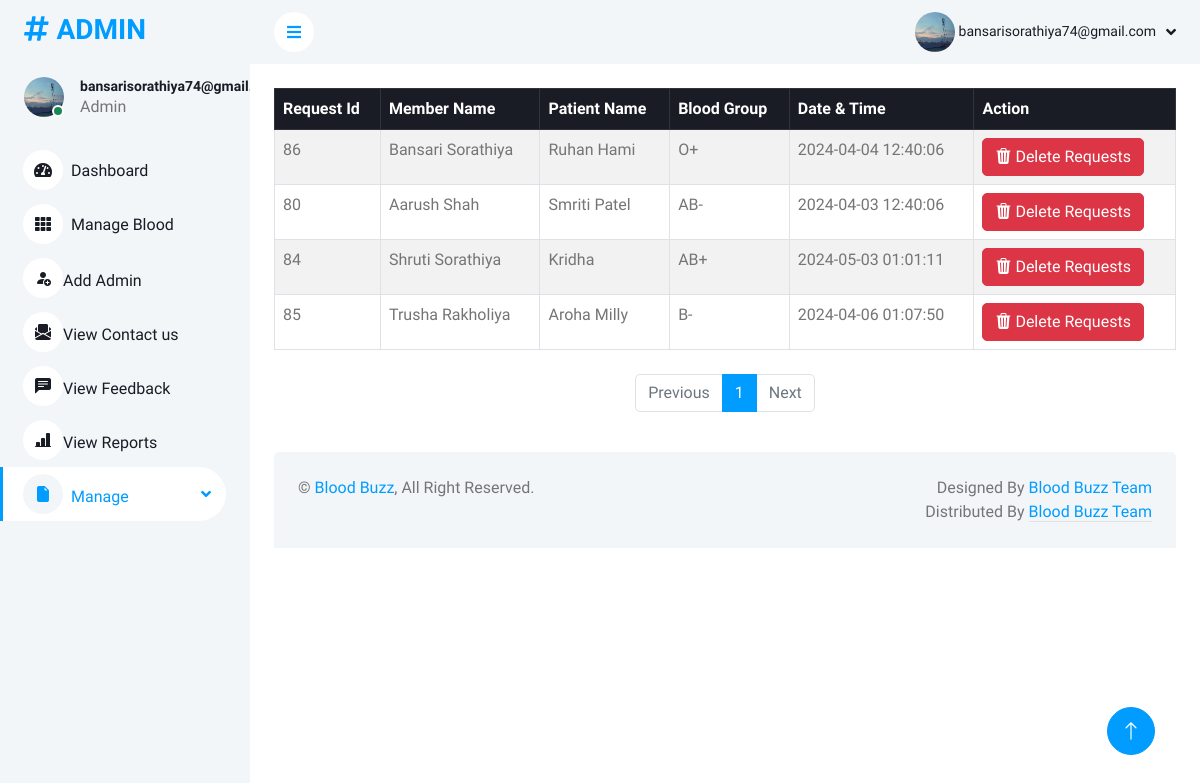
Page /AdminDesh/manageRequester.php (signed in) on the committed database.
### tables this page shows
CREATE TABLE `requester` (
  `request_id` int(5) UNSIGNED NOT NULL,
  `member_id` int(30) UNSIGNED NOT NULL,
  `patient_name` varchar(40) NOT NULL,
  `blood_id` mediumint(3) UNSIGNED NOT NULL,
  `created_at` datetime NOT NULL
);

CREATE TABLE `members` (
  `member_id` int(30) UNSIGNED NOT NULL,
  `img` varchar(200) DEFAULT NULL,
  `email` varchar(30) NOT NULL,
  `pwd` varchar(20) NOT NULL,
  `verify_token` varchar(100) NOT NULL,
  `name` varchar(50) NOT NULL,
  `contact_no` varchar(10) NOT NULL,
  `gender` varchar(50) NOT NULL,
  `dob` date NOT NULL,
  `address` varchar(250) NOT NULL,
  `city` int(5) UNSIGNED NOT NULL,
  `state` int(10) UNSIGNED NOT NULL,
  `landmark` varchar(80) NOT NULL,
  `pincode` varchar(6) NOT NULL,
  `member_status` enum('0','1','2') NOT NULL COMMENT '0=Deleted By Member 1=Active Status 2=Deactivated by Admin',
  `created_at` datetime NOT NULL DEFAULT current_timestamp()
);

CREATE TABLE `blood_group` (
  `blood_id` mediumint(3) UNSIGNED NOT NULL,
  `blood_grp` varchar(3) NOT NULL
);

### AdminDesh/manageRequester.php (the view, shortened to what this page needs)
<?php
    include '../Include/connect2.php';
    $session_email=$_SESSION['email'];
    $get_admin=$connection->prepare("SELECT * FROM admin_login WHERE email=?");
    $get_admin->execute([$session_email]);
    if($get_admin->rowCount() > 0)
    {
       $data=$get_admin->fetch(PDO::FETCH_ASSOC);
    }
?>
<!DOCTYPE html>
<html lang="en">
<head>
    <link href="https://cdnjs.cloudflare.com/ajax/libs/font-awesome/5.10.0/css/all.min.css" rel="stylesheet">
    <link href="https://cdn.jsdelivr.net/npm/bootstrap-icons@1.4.1/font/bootstrap-icons.css" rel="stylesheet">
    <link href="lib/owlcarousel/assets/owl.carousel.min.css" rel="stylesheet">
    <link href="lib/tempusdominus/css/tempusdominus-bootstrap-4.min.css" rel="stylesheet" />
    <link href="css/bootstrap.min.css" rel="stylesheet">
    <link href="css/style.css" rel="stylesheet">
    <link rel="stylesheet" href="https://cdn.jsdelivr.net/npm/bootstrap-icons@1.11.3/font/bootstrap-icons.min.css">
</head>
<body>
    <div class="container-xxl position-relative bg-white d-flex p-0">
        <div class="sidebar pe-4 pb-3">
            <nav class="navbar bg-light navbar-light">
                <a href="dashboard.php" class="navbar-brand mx-4 mb-3">
                    <h3 class="text-primary"><i class="fa fa-hashtag me-2"></i>ADMIN</h3>
                </a>
                <div class="d-flex align-items-center ms-4 mb-4">
                    <div class="position-relative">
                        <?php
                        if($data['img']==null)
                        {
                        echo"<img src='../img/user.png' class='rounded-circle' alt='avatar' style='width: 40px; height: 40px;'>";
                        }
                        else
                        {
                            echo"<img src='../img/{$data['img']}' class='rounded-circle' alt='error' style='width: 40px; height: 40px;'>";
                        }
                         ?>
                        <div class="bg-success rounded-circle border border-2 border-white position-absolute end-0 bottom-0 p-1"></div>
                    </div>
                    <div class="ms-3">
                        <h6 class="mb-0"><small><?php echo $data['email']; ?></small></h6>
                        <span>Admin</span>
                    </div>
                </div>
                <div class="navbar-nav w-100">
                    <a href="dashboard.php" class="nav-item nav-link"><i class="fa fa-tachometer-alt me-2"></i>Dashboard</a>
                    <a href="manageBlood.php" class="nav-item nav-link"><i class="fa fa-th me-2"></i>Manage Blood</a>
                    <a href="./addAdmin.php" class="nav-item nav-link"><i class="bi bi-person-fill-add"></i>Add Admin</a>
                    <a href="./seeContactUs.php" class="nav-item nav-link"><i class="bi bi-envelope-paper-fill"></i>View Contact us</a>
                    <a href="./seeFeedback.php" class="nav-item nav-link"><i class="bi bi-chat-left-text-fill"></i>View Feedback</a>
                    <a href="./reports.php" class="nav-item nav-link"><i class="bi bi-bar-chart-line-fill"></i>View Reports</a>
                    <div class="nav-item dropdown">
                        <a href="#" class="nav-link dropdown-toggle active" data-bs-toggle="dropdown"><i class="bi bi-file-earmark-fill me-2"></i>Manage</a>
                    </div>
                </div>
                </div>
        </div>
        <div class="content">
            <nav class="navbar navbar-expand bg-light navbar-light sticky-top px-4 py-0">
                <a href="#" class="sidebar-toggler flex-shrink-0">
                    <i class="fa fa-bars"></i>
                </a>
                <div class="navbar-nav align-items-center ms-auto">
                    <div class="nav-item dropdown">
                    <div class="nav-item dropdown">
                        <a href="#" class="nav-link dropdown-toggle" data-bs-toggle="dropdown">
                        <?php
                        if($data['img']==null)
                        {
                        echo"<img src='../img/user.png' class='rounded-circle' alt='avatar' style='width: 40px; height: 40px;'>";
                        }
                        else
                        {
                            echo"<img src='../img/{$data['img']}' class='rounded-circle' alt='error' style='width: 40px; height: 40px;'>";
                        }
                         ?>
                            <span class="d-none d-lg-inline-flex"><small><?php echo $data['email']; ?></small></span>
                        </a>
                    </div>
                </div>
            </nav>
            <?php
                $records_per_page = 5;
                $page = isset($_GET['page']) ? $_GET['page'] : 1;
                $offset = ($page - 1) * $records_per_page;
                try
                {
                $get_donors=$connection->prepare("SELECT b.blood_grp, m.name,m.email, r.*, COUNT(*) AS num_records
                FROM members m
                JOIN requester r ON m.member_id = r.member_id
                JOIN blood_group b ON r.blood_id = b.blood_id
                GROUP BY r.member_id, r.request_id
                LIMIT $offset, $records_per_page");
                $get_donors->execute();
                }
                catch (PDOException $e)
                {
                    $error=$e->getMessage();
                    $_SESSION['error-message'] = "Database error: " . $error;
                }
                $total_records = $connection->query("SELECT COUNT(*) FROM requester")->fetchColumn();
                $total_pages = ceil($total_records / $records_per_page);
            ?>
            <div class="container-fluid pt-4 px-4">
                <table class="table table-striped table-bordered table-hover">
                <thead class="table-dark">
                    <tr>
                        <th>Request Id</th>
                        <th>Member Name</th>
                        <th>Patient Name</th>
                        <th>Blood Group</th>
                        <th>Date & Time</th>
                        <th>Action</th>
                    </tr>
                </thead>
                <tbody>
        <?php
        $groupedDonors = [];
        while ($row = $get_donors->fetch(PDO::FETCH_ASSOC)) {
            $groupedDonors[$row['member_id']][] = $row;
        }
        foreach ($groupedDonors as $memberId => $donors) {
            foreach ($donors as $key => $donor) {
                echo '<tr>';
                echo '<td>' . $donor['request_id'] . '</td>';
                echo '<td>' . $donor['name'] . '</td>';
                echo '<td>' . $donor['patient_name'] . '</td>';
                echo '<td>' . $donor['blood_grp'] . '</td>';
                echo '<td>' . $donor['created_at'] . '</td>';
                echo '<td>';
                if ($key === 0) {
                    echo "<form action='./deleteRequest.php?mid=$memberId&rid={$donor['request_id']}&name={$donor['name']}&email={$donor['email']}' method='post'>";
                    echo '<button type="submit" name="delete_group" class="btn btn-danger"><i class="bi bi-trash3-fill"></i> Delete Requests</button>';
                    echo '</form>';
                }
                echo '</td>';
                echo '</tr>';
            }
        }
        ?>
    </tbody>
                </table>
            </div>
            <div class="d-flex justify-content-center mt-4">
            <nav aria-label="Pagination">
            <ul class="pagination">
            <li class="page-item <?php echo ($page <= 1) ? 'disabled' : ''; ?>">
                <a class="page-link" href="?page=<?php echo ($page <= 1) ? 1 : ($page - 1); ?>">Previous</a>
            </li>
            <?php for ($i = 1; $i <= $total_pages; $i++): ?>
            <li class="page-item <?php echo ($page == $i) ? 'active' : ''; ?>">
                <a class="page-link" href="?page=<?php echo $i; ?>"><?php echo $i; ?></a>
            </li>
            <?php endfor; ?>
            <li class="page-item <?php echo ($page >= $total_pages) ? 'disabled' : ''; ?>">
                <a class="page-link" href="?page=<?php echo ($page >= $total_pages) ? $total_pages : ($page + 1); ?>">Next</a>
            </li>
        </ul>
        </nav>
        </div>
            <div class="container-fluid pt-4 px-4">
                <div class="bg-light rounded-top p-4">
                    <div class="row">
                        <div class="col-12 col-sm-6 text-center text-sm-start">
                            &copy; <a href="../member/index.php">Blood Buzz</a>, All Right Reserved.
                        </div>
                        <div class="col-12 col-sm-6 text-center text-sm-end">
                            Designed By <a href="">Blood Buzz Team</a>
                        Distributed By <a class="border-bottom" href="" target="_blank">Blood Buzz Team</a>
                        </div>
                    </div>
                </div>
            </div>
        </div>
        <a href="#" class="btn btn-lg btn-primary btn-lg-square back-to-top"><i class="bi bi-arrow-up"></i></a>
</body>
</html>

### AdminDesh/css/style.css (style rules this page uses)
:root { --primary: #009CFF; --light: #F3F6F9; --dark: #191C24; }
.back-to-top { position: fixed; display: none; right: 45px; bottom: 45px; z-index: 99; }
.btn { transition: .5s; }
.btn.btn-primary { color: #FFFFFF; }
.btn-lg-square { width: 48px; height: 48px; }
.btn-square, .btn-sm-square, .btn-lg-square { padding: 0; display: inline-flex; align-items: center; justify-content: center; font-weight: normal; border-radius: 50px; }
.sidebar { position: fixed; top: 0; left: 0; bottom: 0; width: 250px; height: 100vh; overflow-y: auto; background: var(--light); transition: 0.5s; z-index: 999; }
.content { margin-left: 250px; min-height: 100vh; background: #FFFFFF; transition: 0.5s; }
@media (min-width: 992px) { .sidebar { margin-left: 0; } }
@media (min-width: 992px) { .content { width: calc(100% - 250px); } }
.sidebar .navbar .navbar-nav .nav-link { padding: 7px 20px; color: var(--dark); font-weight: 500; border-left: 3px solid var(--light); border-radius: 0 30px 30px 0; outline: none; }
.sidebar .navbar .navbar-nav .nav-link:hover, .sidebar .navbar .navbar-nav .nav-link.active { color: var(--primary); background: #FFFFFF; border-color: var(--primary); }
.sidebar .navbar .navbar-nav .nav-link i { width: 40px; height: 40px; display: inline-flex; align-items: center; justify-content: center; background: #FFFFFF; border-radius: 40px; }
.sidebar .navbar .navbar-nav .nav-link:hover i, .sidebar .navbar .navbar-nav .nav-link.active i { background: var(--light); }
.sidebar .navbar .dropdown-toggle::after { position: absolute; top: 15px; right: 15px; border: none; content: "\f107"; font-family: "Font Awesome 5 Free"; font-weight: 900; transition: .5s; }
.content .navbar .navbar-nav .nav-link { margin-left: 25px; padding: 12px 0; color: var(--dark); outline: none; }
.content .navbar .sidebar-toggler, .content .navbar .navbar-nav .nav-link i { width: 40px; height: 40px; display: inline-flex; align-items: center; justify-content: center; background: #FFFFFF; border-radius: 40px; }
.content .navbar .dropdown-toggle::after { margin-left: 6px; vertical-align: middle; border: none; content: "\f107"; font-family: "Font Awesome 5 Free"; font-weight: 900; transition: .5s; }

### rows in the picture
requester: request_id "86", member.name "Bansari Sorathiya", patient_name "Ruhan Hami", blood.blood_grp "O+", created_at "2024-04-04 12:40:06"
requester: request_id "80", member.name "Aarush Shah", patient_name "Smriti Patel", blood.blood_grp "AB-", created_at "2024-04-03 12:40:06"
requester: request_id "84", member.name "Shruti Sorathiya", patient_name "Kridha", blood.blood_grp "AB+", created_at "2024-05-03 01:01:11"
requester: request_id "85", member.name "Trusha Rakholiya", patient_name "Aroha Milly", blood.blood_grp "B-", created_at "2024-04-06 01:07:50"

### other values in the picture
$data['email'] "bansarisorathiya74@gmail.com"
